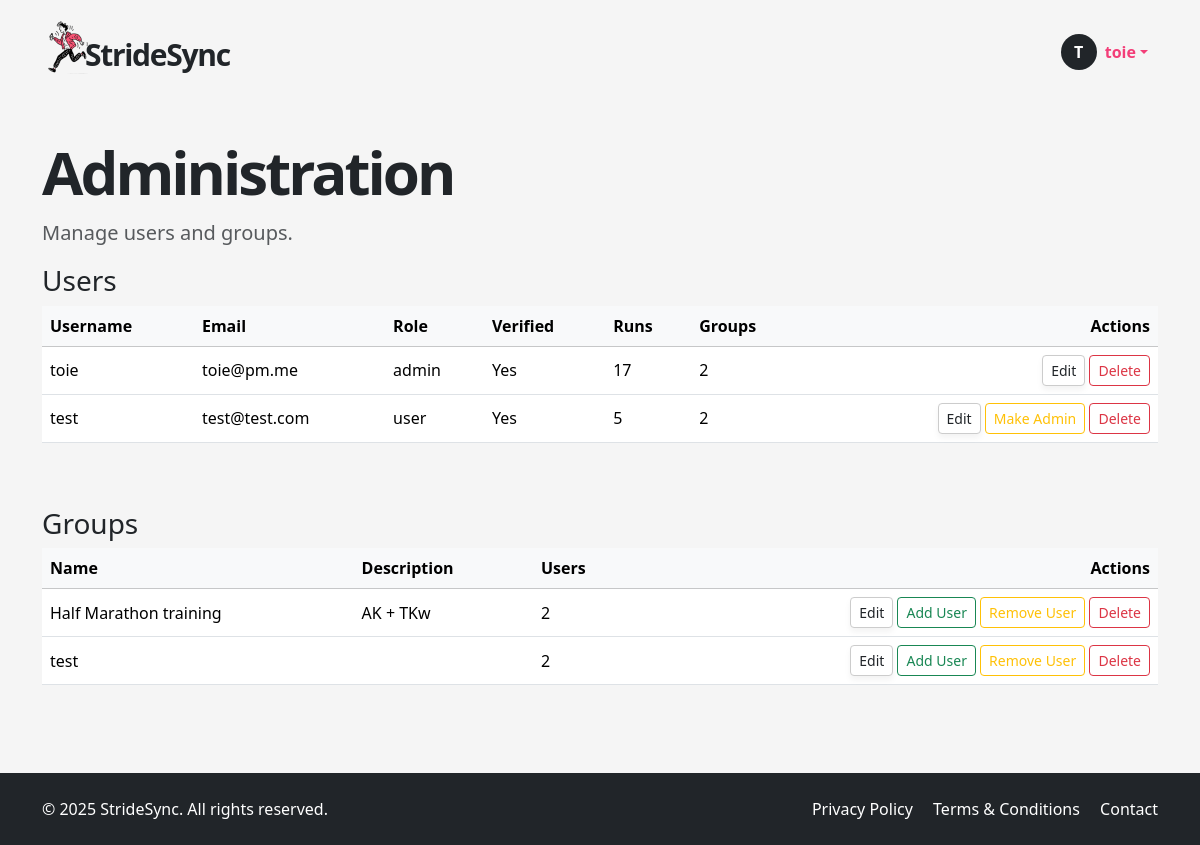
The page /admin (signed in) on the database its author committed.
### app/models.py (models this page shows, shortened)
class User(UserMixin, db.Model):
    __tablename__ = "users"
    id = sa.Column(sa.Integer, primary_key=True)
    email = sa.Column(sa.String(120), unique=True, nullable=False, index=True)
    password_hash = sa.Column(sa.String(256))
    username = sa.Column(sa.String(64), unique=True, nullable=False, index=True)
    role = sa.Column(sa.Enum(UserRole), default=UserRole.USER, nullable=False)
    is_verified = sa.Column(sa.Boolean, default=False)
    verification_token = sa.Column(sa.String(128), nullable=False, default=lambda: secrets.token_urlsafe(32))
    unit_preference = Column(String(2), default='km')  # 'km' or 'mi'
    notify_group_activity = Column(Boolean, default=True)
    is_public_profile = Column(Boolean, default=False)
    reset_token = db.Column(db.String, nullable=True)
    reset_token_expiry = db.Column(db.DateTime, nullable=True)
    runs = so.relationship("Run", back_populates="user", cascade="all, delete-orphan")
    groups = so.relationship("Group", secondary=user_groups, back_populates="members")
    admin_of_groups = so.relationship("Group", secondary=group_admins, back_populates="admins")

class Group(db.Model):
    __tablename__ = "groups"
    id = sa.Column(sa.Integer, primary_key=True)
    name = sa.Column(sa.String(100), unique=True, nullable=False)
    description = sa.Column(sa.Text)
    members = so.relationship("User", secondary=user_groups, back_populates="groups")
    admins = so.relationship("User", secondary=group_admins, back_populates="admin_of_groups")
    runs = so.relationship("Run", secondary=run_groups, back_populates="groups")
    invites = so.relationship("GroupInvite", back_populates="group", cascade="all, delete-orphan")

### app/routes.py (the view)
@app.route('/admin')
@login_required
def admin_panel():
    if current_user.role != UserRole.ADMIN:
        abort(403)
    users = db.session.scalars(sa.select(User)).all()
    groups = db.session.scalars(sa.select(Group)).all()
    user_stats = {
        user.id: {
            "num_runs": len(user.runs),
            "num_groups": len(user.groups)
        }
        for user in users
    }
    group_stats = {
        group.id: {
            "num_users": len(group.members)
        }
        for group in groups
    }
    return render_template(
        "admin.html",
        users=users,
        groups=groups,
        user_stats=user_stats,
        group_stats=group_stats,
        UserRole=UserRole
    )

### app/models.py (called while the page is built)
@login.user_loader
def load_user(id):
    return db.session.get(User, int(id))

### app/templates/admin.html (shortened to what this page needs)
{% extends "base.html" %}
{% block content %}
<div class="container py-5">
  <h1 class="display-5 fw-bold hero-title mb-3">Administration</h1>
  <p class="lead text-muted">Manage users and groups.</p>
  <div class="mb-5">
    <h3>Users</h3>
    <div class="table-responsive">
      <table class="table table-hover align-middle">
        <thead class="table-light">
          <tr>
            <th class="text-nowrap">Username</th>
            <th class="text-nowrap">Email</th>
            <th class="text-nowrap">Role</th>
            <th class="text-nowrap">Verified</th>
            <th class="text-nowrap">Runs</th>
            <th class="text-nowrap">Groups</th>
            <th class="text-end text-nowrap">Actions</th>
          </tr>
        </thead>
        <tbody>
          {% for user in users %}
          <tr>
            <td>{{ user.username }}</td>
            <td>{{ user.email }}</td>
            <td>{{ user.role.value }}</td>
            <td>{{ 'Yes' if user.is_verified else 'No' }}</td>
            <td>{{ user_stats[user.id].num_runs }}</td>
            <td>{{ user_stats[user.id].num_groups }}</td>
            <td class="text-end text-nowrap">
              <button class="btn btn-sm btn-soft"
                      data-bs-toggle="modal"
                      data-bs-target="#editUserModal"
                      onclick="prepareEditUser({{ user.id }}, '{{ user.username }}', '{{ user.email }}')">Edit</button>
              {% if user.role.name == 'ADMIN' and user.id != current_user.id %}
                <form method="POST" action="{{ url_for('admin_demote_user', user_id=user.id) }}" class="d-inline">
                  <button class="btn btn-sm btn-outline-secondary">Remove Admin</button>
                </form>
              {% elif user.role.name != 'ADMIN' %}
                <form method="POST" action="{{ url_for('admin_promote_user', user_id=user.id) }}" class="d-inline">
                  <button class="btn btn-sm btn-outline-warning">Make Admin</button>
                </form>
              {% endif %}
              <button class="btn btn-sm btn-outline-danger"
                      data-bs-toggle="modal"
                      data-bs-target="#deleteUserModal"
                      onclick="prepareDeleteUser({{ user.id }}, '{{ user.username }}')">Delete</button>
            </td>
          </tr>
          {% endfor %}
        </tbody>
      </table>
    </div>
  </div>
  <div>
    <h3>Groups</h3>
    <div class="table-responsive">
      <table class="table table-hover align-middle">
        <thead class="table-light">
          <tr>
            <th class="text-nowrap">Name</th>
            <th class="text-nowrap">Description</th>
            <th class="text-nowrap">Users</th>
            <th class="text-end text-nowrap">Actions</th>
          </tr>
        </thead>
        <tbody>
          {% for group in groups %}
          <tr>
            <td>{{ group.name }}</td>
            <td class="text-truncate" style="max-width: 150px;">{{ group.description[:60] }}{% if group.description|length > 60 %}…{% endif %}</td>
            <td>{{ group_stats[group.id].num_users }}</td>
            <td class="text-end text-nowrap">
              <button class="btn btn-sm btn-soft" data-bs-toggle="modal" data-bs-target="#editGroupModal"
                      onclick="prepareEditGroup({{ group.id }}, '{{ group.name }}', `{{ group.description|e }}`)">Edit</button>
              <button class="btn btn-sm btn-outline-success" data-bs-toggle="modal" data-bs-target="#addUserToGroupModal"
                      onclick="document.getElementById('addUserGroupId').value = '{{ group.id }}';">Add User</button>
              <button class="btn btn-sm btn-outline-warning"
                      data-bs-toggle="modal"
                      data-bs-target="#removeUserFromGroupModal{{ group.id }}">
                Remove User
              </button>
              <button class="btn btn-sm btn-outline-danger"
                      data-bs-toggle="modal"
                      data-bs-target="#deleteGroupModal"
                      onclick="prepareDeleteGroup({{ group.id }}, '{{ group.name }}')">Delete</button>
            </td>
          </tr>
          {% endfor %}
        </tbody>
      </table>
    </div>
  </div>
</div>
{% endblock %}

### app/templates/base.html (shortened to what this page needs)
<!DOCTYPE html>
<html lang="en">
<head>
  <link href="https://cdn.jsdelivr.net/npm/bootstrap@5.3.6/dist/css/bootstrap.min.css" rel="stylesheet">
  <link href="https://cdn.jsdelivr.net/npm/bootstrap-icons@1.10.5/font/bootstrap-icons.css" rel="stylesheet">
  <link rel="stylesheet" href="{{ url_for('static', filename='style.css') }}">
</head>
<body>
  <header>
    <nav class="navbar">
      <div class="container d-flex justify-content-between align-items-center py-2">
        <a href="/index" class="text-decoration-none logo-container d-flex align-items-center">
          <img src="{{ url_for('static', filename='img/icon.png') }}" width="50px" style="margin-right: -15px !important;" alt="StrideSync logo">
          <p class="logo mb-0 ms-2">StrideSync</p>
        </a>
        <ul class="navbar-nav flex-row align-items-center mb-0 menubox">
          {% if current_user.is_anonymous %}
            <li class="nav-item">
              <a class="btn btn-dark px-4" href="{{ url_for('login') }}">LOGIN</a>
            </li>
          {% else %}
            <li class="nav-item dropdown">
              <a class="nav-link dropdown-toggle d-flex align-items-center" href="#" id="userDropdown" role="button" data-bs-toggle="dropdown" aria-expanded="false">
                <div class="avatar-circle bg-dark text-white rounded-circle d-flex justify-content-center align-items-center me-2" style="width: 36px; height: 36px; font-weight: bold;">
                  {{ current_user.username[0]|upper }}
                </div>
                <span class="fw-semibold">{{ current_user.username }}</span>
              </a>
            </li>
          {% endif %}
        </ul>
      </div>
    </nav>
  </header>
  <main>
    {% block content %}{% endblock %}
  </main>
  <footer class="bg-dark text-white py-4">
    <div class="container d-flex flex-column flex-md-row justify-content-between align-items-center">
      <div class="mb-2 mb-md-0">
        &copy; 2025 StrideSync. All rights reserved.
      </div>
      <div>
        <a href="/privacy" class="text-white text-decoration-none me-3">Privacy Policy</a>
        <a href="/terms" class="text-white text-decoration-none me-3">Terms & Conditions</a>
        <a href="/contact" class="text-white text-decoration-none">Contact</a>
      </div>
    </div>
  </footer>
</body>
</html>

### app/static/style.css (style rules this page uses)
html, body { height: 100%; margin: 0; display: flex; flex-direction: column; scroll-behavior: smooth; }
body { background-color: #f5f5f5; }
main { flex: 1; }
a { color: #f33e78; }
.logo { font-size: 30px; font-weight: 700; letter-spacing: -1.3px; margin-top: 15px; }
.logo-container { color: unset; }
.hero-title { font-weight: 900 !important; font-size: 60px; letter-spacing: -3px; line-height: 60px; }
.btn-soft, .btn-soft-white { background: white; border: 1px solid #ccc; box-shadow: 0 4px 6px rgba(0,0,0,0.05); }
.nav-link { color: #f33e78 !important; }
.menubox { margin-top: 10px; margin-right: 10px; }
footer { background-color: #333; }

### rows shown on the page
User: username "T", username "toie", email "toie@pm.me", role.value "admin", is_verified "Yes", user_stats "17", user_stats "2"
User: username "test", email "test@test.com", role.value "user", is_verified "Yes", user_stats "5", user_stats "2"
Group: name "Half Marathon training", description "AK + TKw", group_stats "2", {{ group.id }} 1 (drawn)
Group: name "test", id "2"
